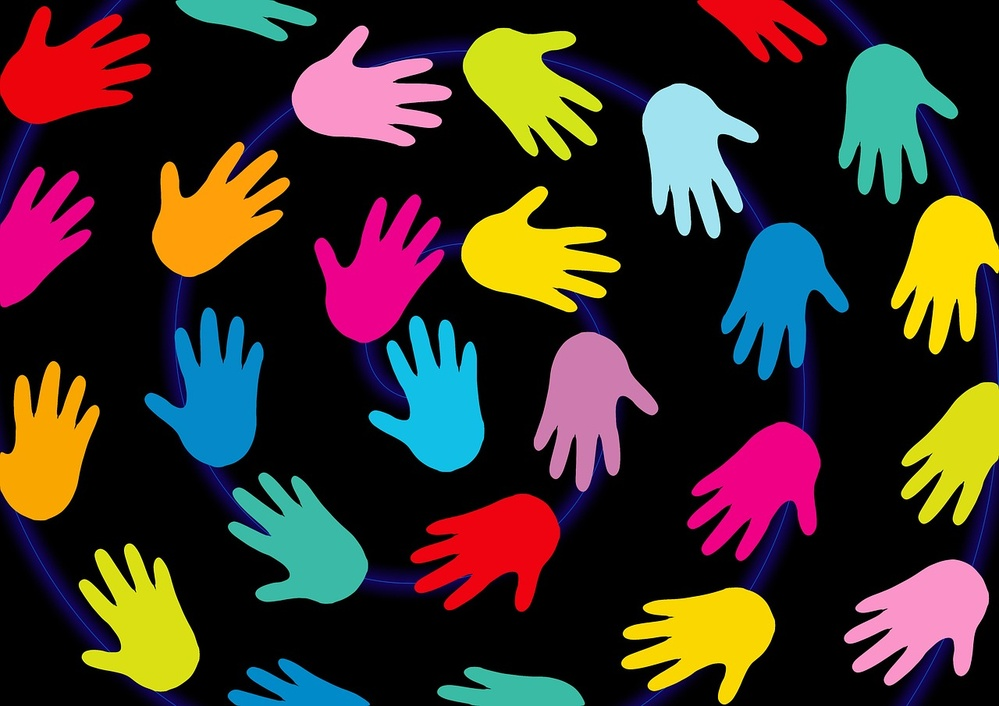
#> input picture hands.jpg, 999 x 706 px, shrunk from 1280 x 905 before the run
$ python mirrorImage.py
#> lines starting #> are read from the running program, lines starting #| are printed output that depends on the picture
from PIL import Image

with Image.open("hands.jpg") as im1:
#> im1 is the input picture: PIL image 999x706 RGB; mean R, G, B 61.3, 48.6, 41
    im2=im1.transpose(Image.FLIP_LEFT_RIGHT)
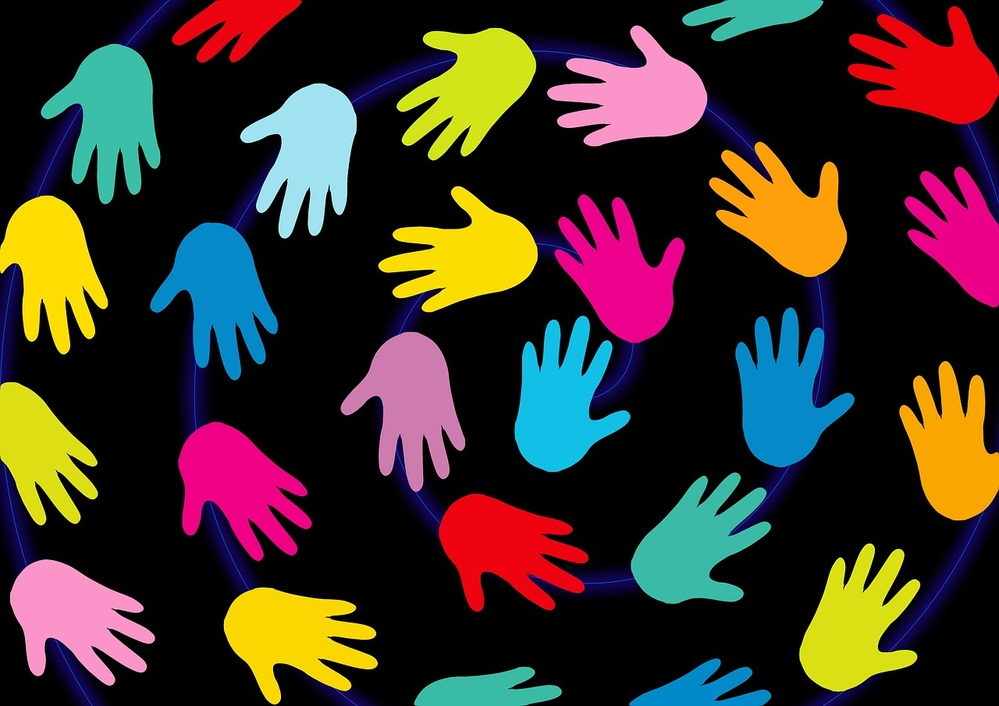
#> im2: PIL image 999x706 RGB; mean R, G, B 61.3, 48.6, 41
    image_merged=Image.new('RGB',(im1.width+im2.width,im1.height))
#> image_merged: PIL image 1998x706 RGB; every value is 0
    image_merged.paste(im1,(0,0))
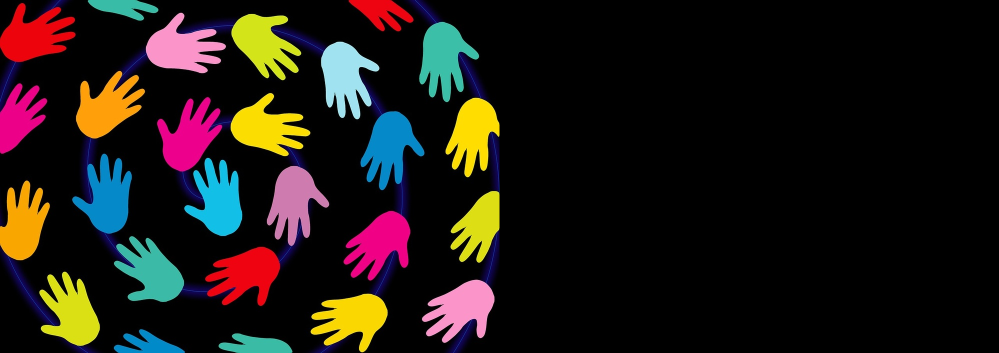
#> image_merged: PIL image 1998x706 RGB (shown at 1/2 size); mean R, G, B 30.7, 24.3, 20.5
    image_merged.paste(im2,(im1.width,0))
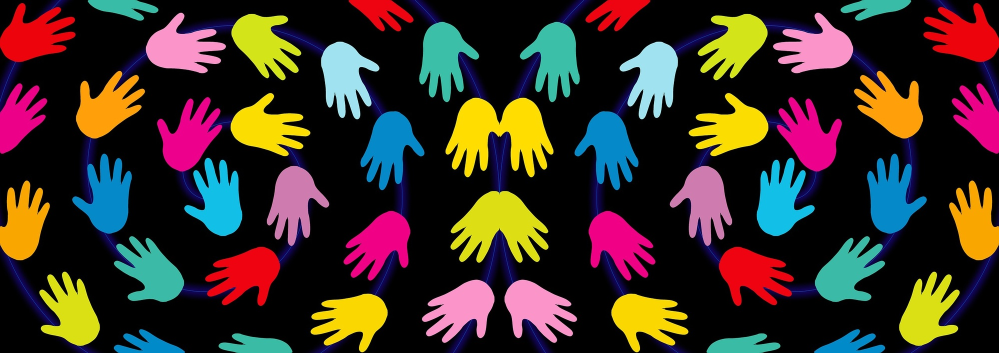
#> image_merged: PIL image 1998x706 RGB (shown at 1/2 size); mean R, G, B 61.3, 48.6, 41
    image_merged.show()

$ run again, with cream.jpg copied over hands.jpg
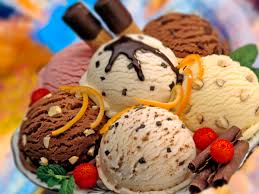
#> input picture cream.jpg, 259 x 194 px
#> im1 is the input picture: PIL image 259x194 RGB; mean R, G, B 164.8, 125.5, 95.8
#> `im2=im1.transpose(Image.FLIP_LEFT_RIGHT)`:
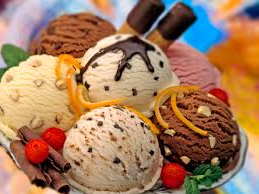
#> im2: PIL image 259x194 RGB; mean R, G, B 164.8, 125.5, 95.8
#> `image_merged.paste(im2,(im1.width,0))`:
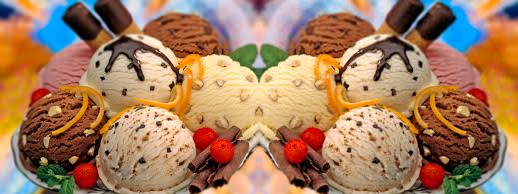
#> image_merged: PIL image 518x194 RGB; mean R, G, B 164.8, 125.5, 95.8
